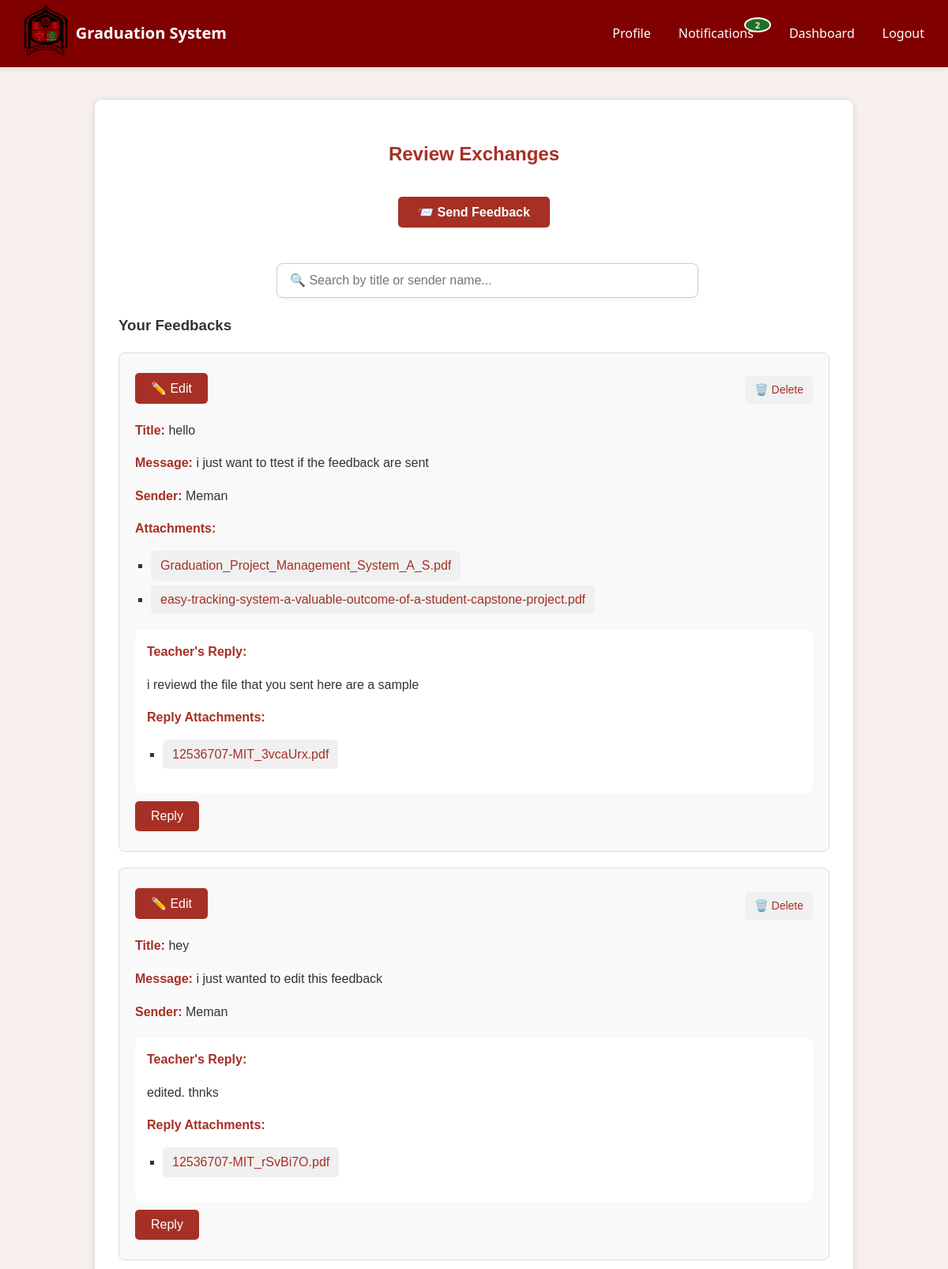
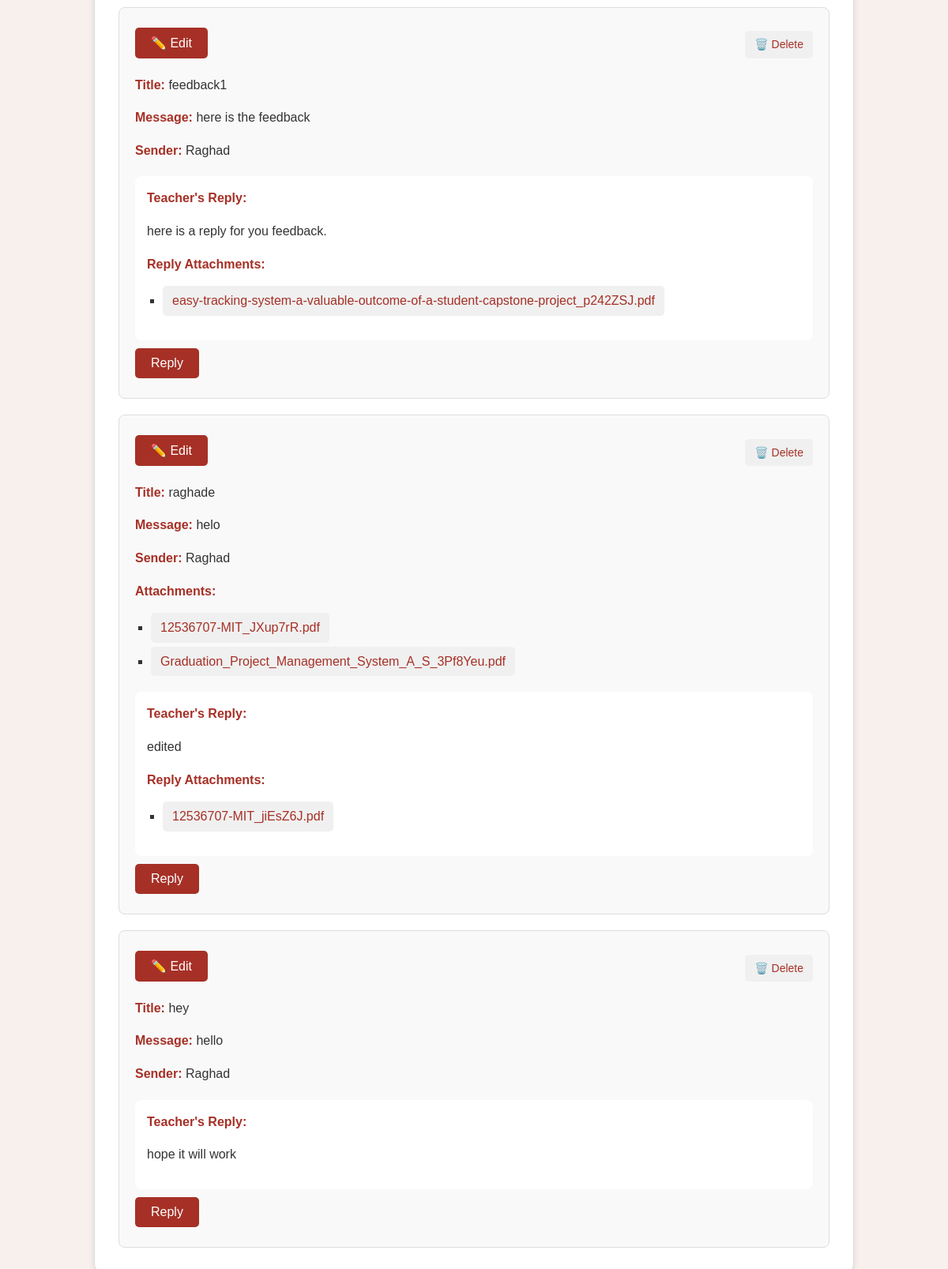
Page /feedbacks/review-exchanges/ (signed in) on the earlier database version (2 pictures, top to bottom).
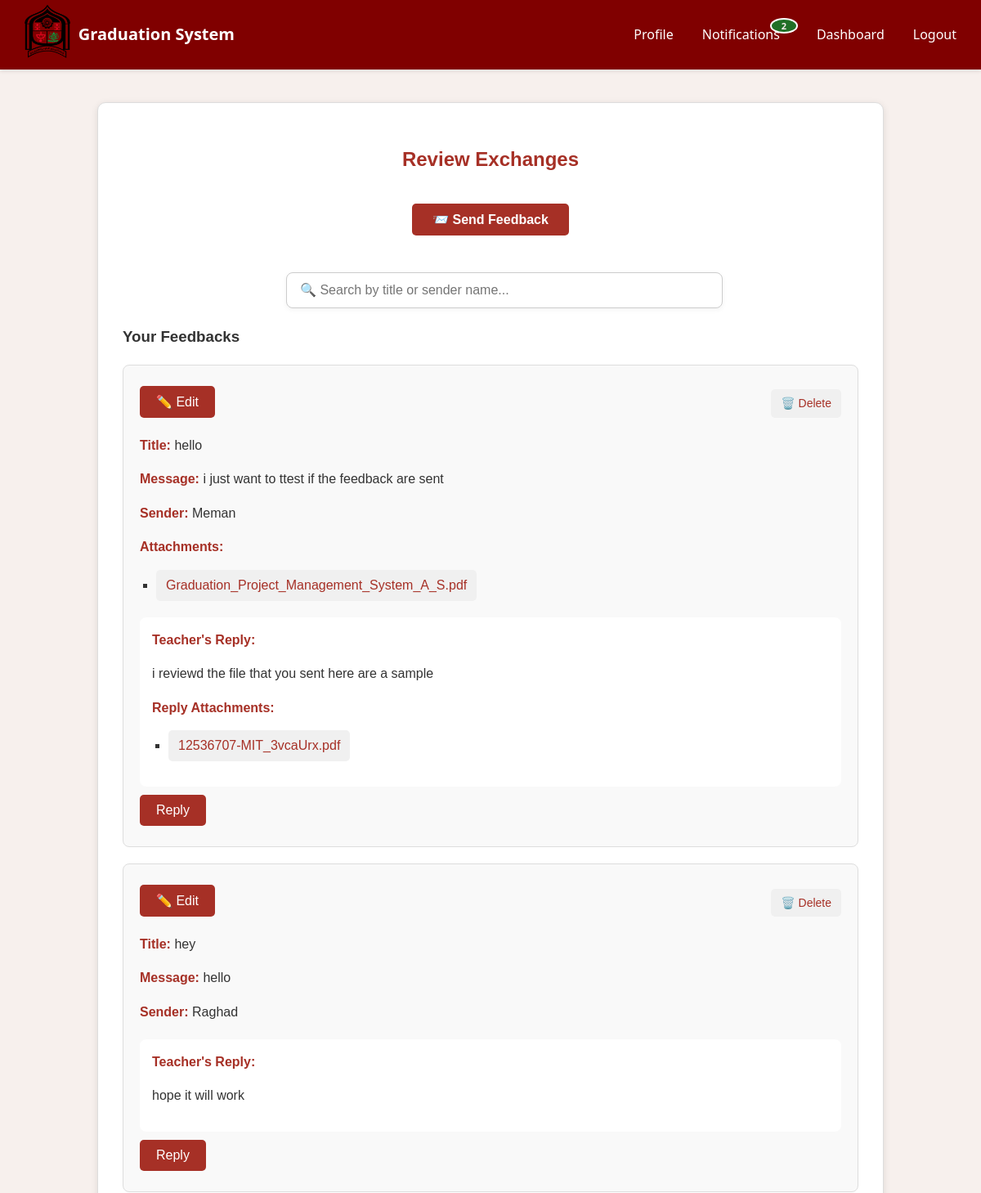
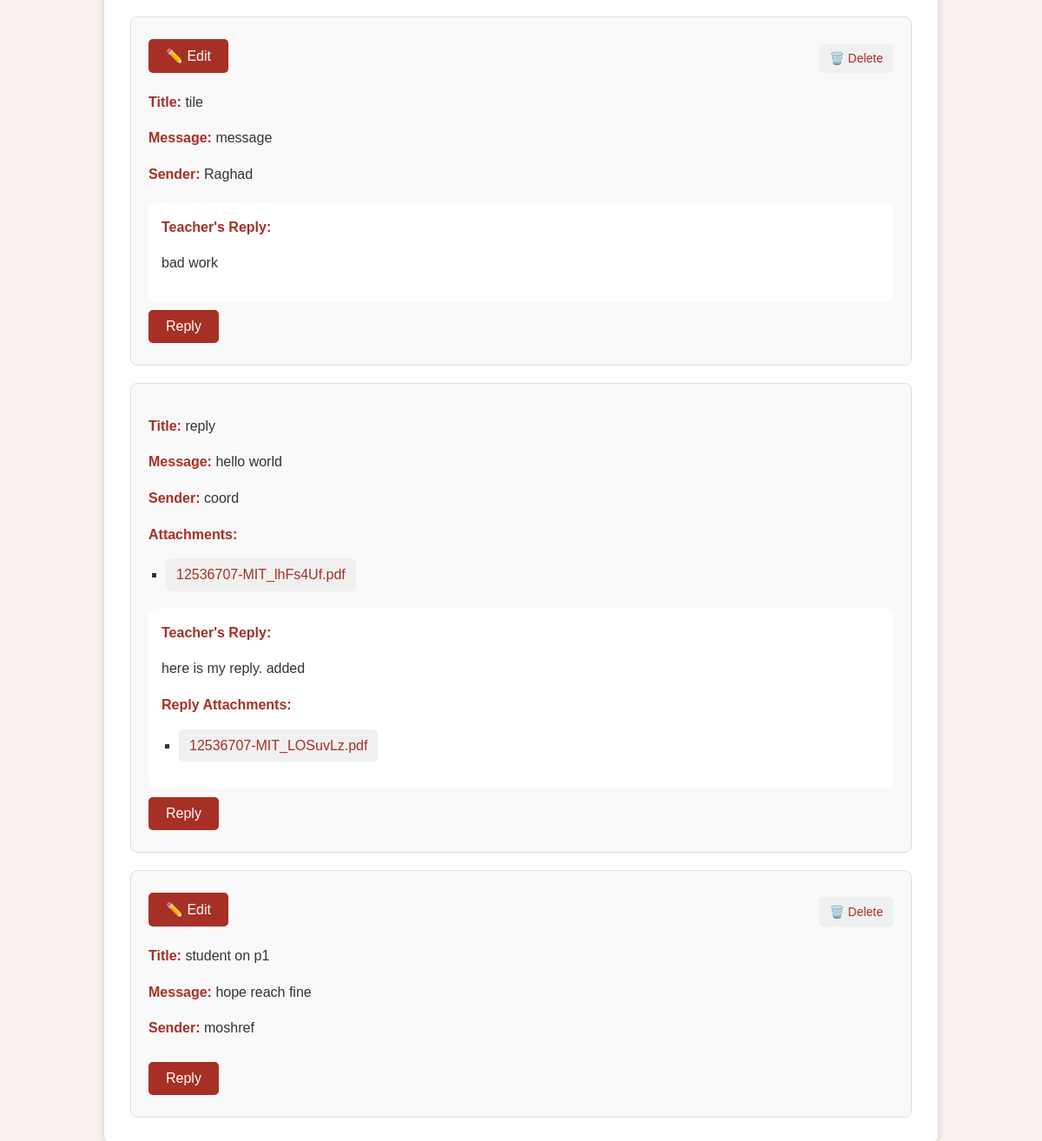
Same page on the later database version (2 pictures, top to bottom).
### feedbacks/models.py (models this page shows, shortened)
class ProjectFeedback(models.Model):
    project = models.ForeignKey(Project, on_delete=models.CASCADE, related_name='feedbacks')
    sender = models.ForeignKey(
        settings.AUTH_USER_MODEL,
        on_delete=models.CASCADE,
        related_name='sent_project_feedbacks'
    )
    teacher = models.ForeignKey(
        settings.AUTH_USER_MODEL,
        on_delete=models.CASCADE,
        related_name='received_project_feedbacks'
    )
    title = models.CharField(max_length=255, blank=True)
    message = models.TextField(blank=True, null=True)
    created_at = models.DateTimeField(auto_now_add=True)

class FeedbackFile(models.Model):
    feedback = models.ForeignKey(ProjectFeedback, on_delete=models.CASCADE, related_name='files')
    reply = models.ForeignKey(FeedbackReply, null=True, blank=True, on_delete=models.CASCADE, related_name='files')
    file = models.FileField(upload_to='feedback_files/')
    uploaded_at = models.DateTimeField(auto_now_add=True)

class FeedbackReply(models.Model):
    feedback = models.OneToOneField(ProjectFeedback, on_delete=models.CASCADE, related_name='reply')
    message = models.TextField(blank=True, null=True)
    created_at = models.DateTimeField(auto_now_add=True)

### users/models.py (models this page shows, shortened)
class User(AbstractUser):
    phone_number = models.CharField(max_length=15, blank=True, null=True)
    department = models.ForeignKey(
        Department,
        on_delete=models.CASCADE,
        related_name='users',
        null=True,
        blank=True
    )
    def __str__(self):
        return self.username

### feedbacks/views.py (the view, shortened to what this page needs)
# urls.py: path('review-exchanges/', views.review_exchanges, name='review-exchanges'),
@login_required
def review_exchanges(request):
    try:
        student_membership = StudentProjectMembership.objects.get(student=request.user)
        project = student_membership.project
    except StudentProjectMembership.DoesNotExist:
        project = None
    teachers = [user for user in User.objects.all() if is_teacher(user)]
    filtered_feedbacks = []
    if is_teacher(request.user):
        feedbacks = ProjectFeedback.objects.filter(teacher=request.user)
        for feedback in feedbacks:
            student_files = feedback.files.filter(reply__isnull=True)
            filtered_feedbacks.append({
                'feedback': feedback,
                'student_files': student_files
            })
    error = None
    return render(request, 'feedbacks/review_exchanges_student.html', {
        'filtered_feedbacks': filtered_feedbacks,
        'teachers': teachers,
        'error': error
    })

### feedbacks/templatetags/feedback_filters.py (called while the page is built)
@register.filter
def is_teacher_filter(user):
    return is_teacher(user)

@register.filter
def is_project_member(project, user):
    return StudentProjectMembership.objects.filter(project=project, student=user).exists()

### notifications/context_processors.py (called while the page is built)
def unread_notifications_count(request):
    if request.user.is_authenticated:
        count = Notification.objects.filter(recipient=request.user, read=False).count()
        return {'unread_notifications_count': count}
    return {'unread_notifications_count': 0}

### users/services.py (called while the page is built)
def is_teacher(user):
    return not any([
        hasattr(user, 'student'),
        hasattr(user, 'coordinator'),
        hasattr(user, 'admin'),
        user.is_superuser,
    ])

### templates/feedbacks/review_exchanges_student.html (shortened to what this page needs)
{% extends 'base.html' %}
{% load feedback_filters %}
{% load feedback_extras %}
{% load static %}
{% block head %}
<link rel="stylesheet" href="{% static 'css/feedbacks/feedback.css' %}">
{% endblock %}
{% block content %}
{% include "navbar.html" %}
<div class="feedback-container">
    <h2>Review Exchanges</h2>
    <div class="send-feedback-box">
        <button id="send-feedback-btn">📨 Send Feedback</button>
    </div>
    <div class="search-container">
        <input type="text" id="feedback-search" placeholder="🔍 Search by title or sender name...">
    </div>
    {% if filtered_feedbacks %}
        <h3>Your Feedbacks</h3>
        <div class="feedback-list">
            {% for item in filtered_feedbacks %}
                <div class="feedback-item"
                    data-title="{{ item.feedback.title|lower }}"
                    data-sender="{{ item.feedback.sender.get_full_name|default:item.feedback.sender.username|lower }}">
                    {% if item.feedback.sender == user or item.feedback.project|is_project_member:item.feedback.sender %}
                        <div class="feedback-header">
                            <button class="edit-button"
                                data-id="{{ item.feedback.id }}"
                                data-title="{{ item.feedback.title }}"
                                data-message="{{ item.feedback.message }}"
                                data-feedback-files='[
                                    {% for file in item.student_files %}
                                        {
                                            "id": "{{ file.id }}",
                                            "name": "{{ file.file.name|cut:"feedback_files/" }}",
                                            "url": "{{ file.file.url }}"
                                        }{% if not forloop.last %},{% endif %}
                                    {% endfor %}
                                ]'>
                                ✏️ Edit
                            </button>
                            <a href="{% url 'delete-feedback' item.feedback.id %}" class="delete-btn" onclick="return confirm('Are you sure you want to delete this feedback?')">🗑️ Delete</a>
                        </div>
                    {% endif %}
                    <p><strong>Title:</strong> {{ item.feedback.title }}</p>
                    <p><strong>Message:</strong> {{ item.feedback.message }}</p>
                    <p><strong>Sender:</strong> {{ item.feedback.sender }}</p>
                    {% with item.student_files as files %}
                        {% if files %}
                            <strong>Attachments:</strong>
                            <ul>
                                {% for file in files %}
                                    <li>
                                        <a href="{{ file.file.url }}" target="_blank">
                                            {{ file.file.name|cut:"feedback_files/" }}
                                        </a>
                                    </li>
                                {% endfor %}
                            </ul>
                        {% endif %}
                    {% endwith %}
                    {% if item.feedback.reply %}
                        <div class="teacher-reply">
                            <strong>Teacher's Reply:</strong>
                            <p>{{ item.feedback.reply.message }}</p>
                            {% with item.feedback.reply.files.all as reply_files %}
                                {% if reply_files %}
                                    <strong>Reply Attachments:</strong>
                                    <ul>
                                        {% for file in reply_files %}
                                            <li>
                                                <a href="{{ file.file.url }}" target="_blank">
                                                    {{ file.file.name|cut:"feedback_files/" }}
                                                </a>
                                            </li>
                                        {% endfor %}
                                    </ul>
                                {% endif %}
                            {% endwith %}
                        </div>
                    {% endif %}
                    {% if user.is_authenticated and user|is_teacher_filter %}
                        <button class="reply-btn" data-feedback-id="{{ item.feedback.id }}">Reply</button>
                    {% endif %}
                </div>
            {% endfor %}
        </div>
    {% else %}
        <p style="text-align: center;">You have no feedback yet.</p>
    {% endif %}
</div>
{% endblock %}

### templates/base.html (shortened to what this page needs)
<!DOCTYPE html>
<html lang="en">
<head>
    {% load static %}
    <link rel="stylesheet" href="{% static 'css/style.css' %}">
    {% block head %}
    {% endblock %}
</head>
<body>
    <main>
        {% block content %}{% endblock %}
    </main>
</body>
</html>

### templates/navbar.html (shortened to what this page needs)
{% load static %}
<link rel="stylesheet" href="{% static 'css/navbar.css' %}">
<nav class="navbar">
    <div class="logo">
        <a href="/">
            <img src="{% static 'images/lo.png' %}" alt="Site Logo"  class="lo">
        </a>
        <h2 class="site-name"> Graduation System</h2>
    </div>
    <ul class="nav-links">
        {% if user.is_authenticated %}
            {% if user.admin %}
                <li><a href="{% url 'profile-page' %}">Profile</a></li>
                <li><a href="{% url 'notification-list' %}">Notifications</a></li>
                <li><a href="{% url 'coordinator-dashboard' %}">Dashboard</a></li>
                <li><a href="{% url 'logout' %}">Logout</a></li>
            {% elif user.coordinator %}
                <li><a href="{% url 'profile-page' %}">Profile</a></li>
                <li><a href="{% url 'notification-list' %}">Notifications</a></li>
                <li><a href="{% url 'coordinator-dashboard' %}">Dashboard</a></li>
                <li><a href="{% url 'logout' %}">Logout</a></li>
            {% else %}
                <li><a href="{% url 'profile-page' %}">Profile</a></li>
                <li class="notification-link">
                    <a href="{% url 'notification-list' %}" class="notification-anchor">
                      Notifications
                      {% if unread_notifications_count > 0 %}
                        <span class="notification-badge">{{ unread_notifications_count }}</span>
                      {% endif %}
                    </a>
                </li>
                <li><a href="#">Dashboard</a></li>
                <li><a href="{% url 'logout' %}">Logout</a></li>
            {% endif %}
        {% else %}
            <li><a href="{% url 'login' %}">Login</a></li>
        {% endif %}
    </ul>
</nav>

### static/css/style.css (style rules this page uses)
body { font-family: 'Segoe UI', Tahoma, Geneva, Verdana, sans-serif; margin: 0px; padding: 0; background-color: #f7f0ed; color: #333; line-height: 1.6; }
:root { --button-color: #a63026; --button-hover-color: #4d8080; --button-text-color: white; --button-disabled-color: #cccccc; }
button { background-color: var(--button-color); color: var(--button-text-color); padding: 10px 20px; border: none; border-radius: 5px; font-size: 16px; cursor: pointer; transition: background-color 0.3s ease; margin: 5px 0; }

### static/css/feedbacks/feedback.css (style rules this page uses)
.feedback-container { max-width: 900px; margin: 40px auto; padding: 30px; border: 1px solid #ddd; border-radius: 10px; box-shadow: 0 2px 8px rgba(0,0,0,0.1); background-color: #fff; font-family: Arial, sans-serif; }
.feedback-container h2 { text-align: center; color: #a63026; margin-bottom: 30px; }
.send-feedback-box { text-align: center; margin-bottom: 40px; }
#send-feedback-btn { background-color: #a63026; color: white; padding: 10px 25px; border: none; border-radius: 5px; cursor: pointer; font-weight: bold; }
.feedback-list { display: flex; flex-direction: column; gap: 20px; }
.feedback-item { border: 1px solid #ddd; padding: 20px; border-radius: 8px; background-color: #f9f9f9; }
.feedback-item strong { color: #a63026; }
.feedback-item ul { margin-top: 10px; list-style-type: square; padding-left: 20px; }
.teacher-reply { margin-top: 20px; padding: 15px; background-color: #ffffff; border-radius: 8px; }
.reply-btn { display: inline-block; background-color: #a63026; color: white; padding: 8px 16px; border: none; cursor: pointer; margin-top: 10px; }
.reply-btn { background-color: #a63026; color: white; padding: 10px 20px; border: none; border-radius: 5px; cursor: pointer; font-size: 16px; margin-top: 10px; }
.feedback-item a { display: inline-block; margin-top: 5px; padding: 6px 12px; background-color: #f0f0f0; border-radius: 5px; text-decoration: none; color: #a63026; font-weight: 500; transition: background-color 0.2s ease; }
.feedback-header { display: flex; justify-content: space-between; align-items: center; margin-bottom: 10px; }
.edit-btn, .delete-btn { padding: 4px 10px; border-radius: 4px; text-decoration: none; font-weight: bold; font-size: 14px; }
.delete-btn { background-color: #f44336; color: white; }
.search-container { max-width: 500px; margin: 20px auto; text-align: center; }
.search-container input[type="text"] { width: 100%; padding: 12px 16px; font-size: 16px; border: 1px solid #ccc; border-radius: 8px; box-shadow: 0 2px 6px rgba(0, 0, 0, 0.05); transition: border 0.3s ease, box-shadow 0.3s ease; }

### static/css/navbar.css (style rules this page uses)
.navbar { display: flex; justify-content: space-between; align-items: center; background: #800000; padding: 5px 30px; color: white; border-radius: 0px; box-shadow: 0 2px 5px rgba(0, 0, 0, 0.1); }
.logo { display: flex; align-items: center; gap: 10px; margin-top: 1px; margin-bottom: 1px; }
.logo .lo { height: 65px; max-width: 90px; object-fit: contain; }
.logo .site-name { font-size: 20px; color: white; margin: 0; font-weight: bold; }
.nav-links { list-style: none; display: flex; gap: 15px; margin: 0; padding: 0; }
.nav-links li { margin: 0; }
.nav-links a { color: white; text-decoration: none; font-weight: 500; margin-left: 20px; transition: color 0.3s; }
.notification-link { position: relative; }
.notification-anchor { position: relative; display: inline-block; padding-right: 10px; }
.notification-badge { position: absolute; top: -6px; right: -10px; background-color: #216f26; color: rgb(246, 236, 236); border-radius: 70%; padding: 2px 6px; font-size: 11px; font-weight: bold; min-width: 18px; text-align: center; line-height: 1; box-shadow: 0 0 0 2px white; }

Differences in the rows shown:
removed FeedbackFile: file.name "easy-tracking-system-a-valuable-outcome-of-a-student-capstone-project.pdf", shown under ProjectFeedback "i just want to ttest if the feedback are sent"
removed ProjectFeedback: feedback "hey", feedback.message "i just wanted to edit this feedback", feedback.sender "Meman", feedback.reply.message "edited. thnks"
removed FeedbackFile: file.name "12536707-MIT_rSvBi7O.pdf", shown under "hey"
removed ProjectFeedback: feedback "feedback1", feedback.message "here is the feedback", feedback.sender "Raghad", feedback.reply.message "here is a reply for you feedback."
removed FeedbackFile: file.name "easy-tracking-system-a-valuable-outcome-of-a-student-capstone-project_p242ZSJ.pdf", shown under "feedback1"
removed ProjectFeedback: feedback "raghade", feedback.message "helo", feedback.sender "Raghad", feedback.reply.message "edited"
removed FeedbackFile: file.name "12536707-MIT_JXup7rR.pdf", shown under "raghade"
removed FeedbackFile: file.name "Graduation_Project_Management_System_A_S_3Pf8Yeu.pdf", shown under "raghade"
removed FeedbackFile: file.name "12536707-MIT_jiEsZ6J.pdf", shown under "raghade"
added ProjectFeedback: feedback "tile", feedback.message "message", feedback.sender "Raghad", feedback.reply.message "bad work"
added ProjectFeedback: feedback "reply", feedback.message "hello world", feedback.sender "coord", feedback.reply.message "here is my reply. added"
added FeedbackFile: file.name "12536707-MIT_lhFs4Uf.pdf", shown under "reply"
added FeedbackFile: file.name "12536707-MIT_LOSuvLz.pdf", shown under "reply"
added ProjectFeedback: feedback "student on p1", feedback.message "hope reach fine", feedback.sender "moshref"
